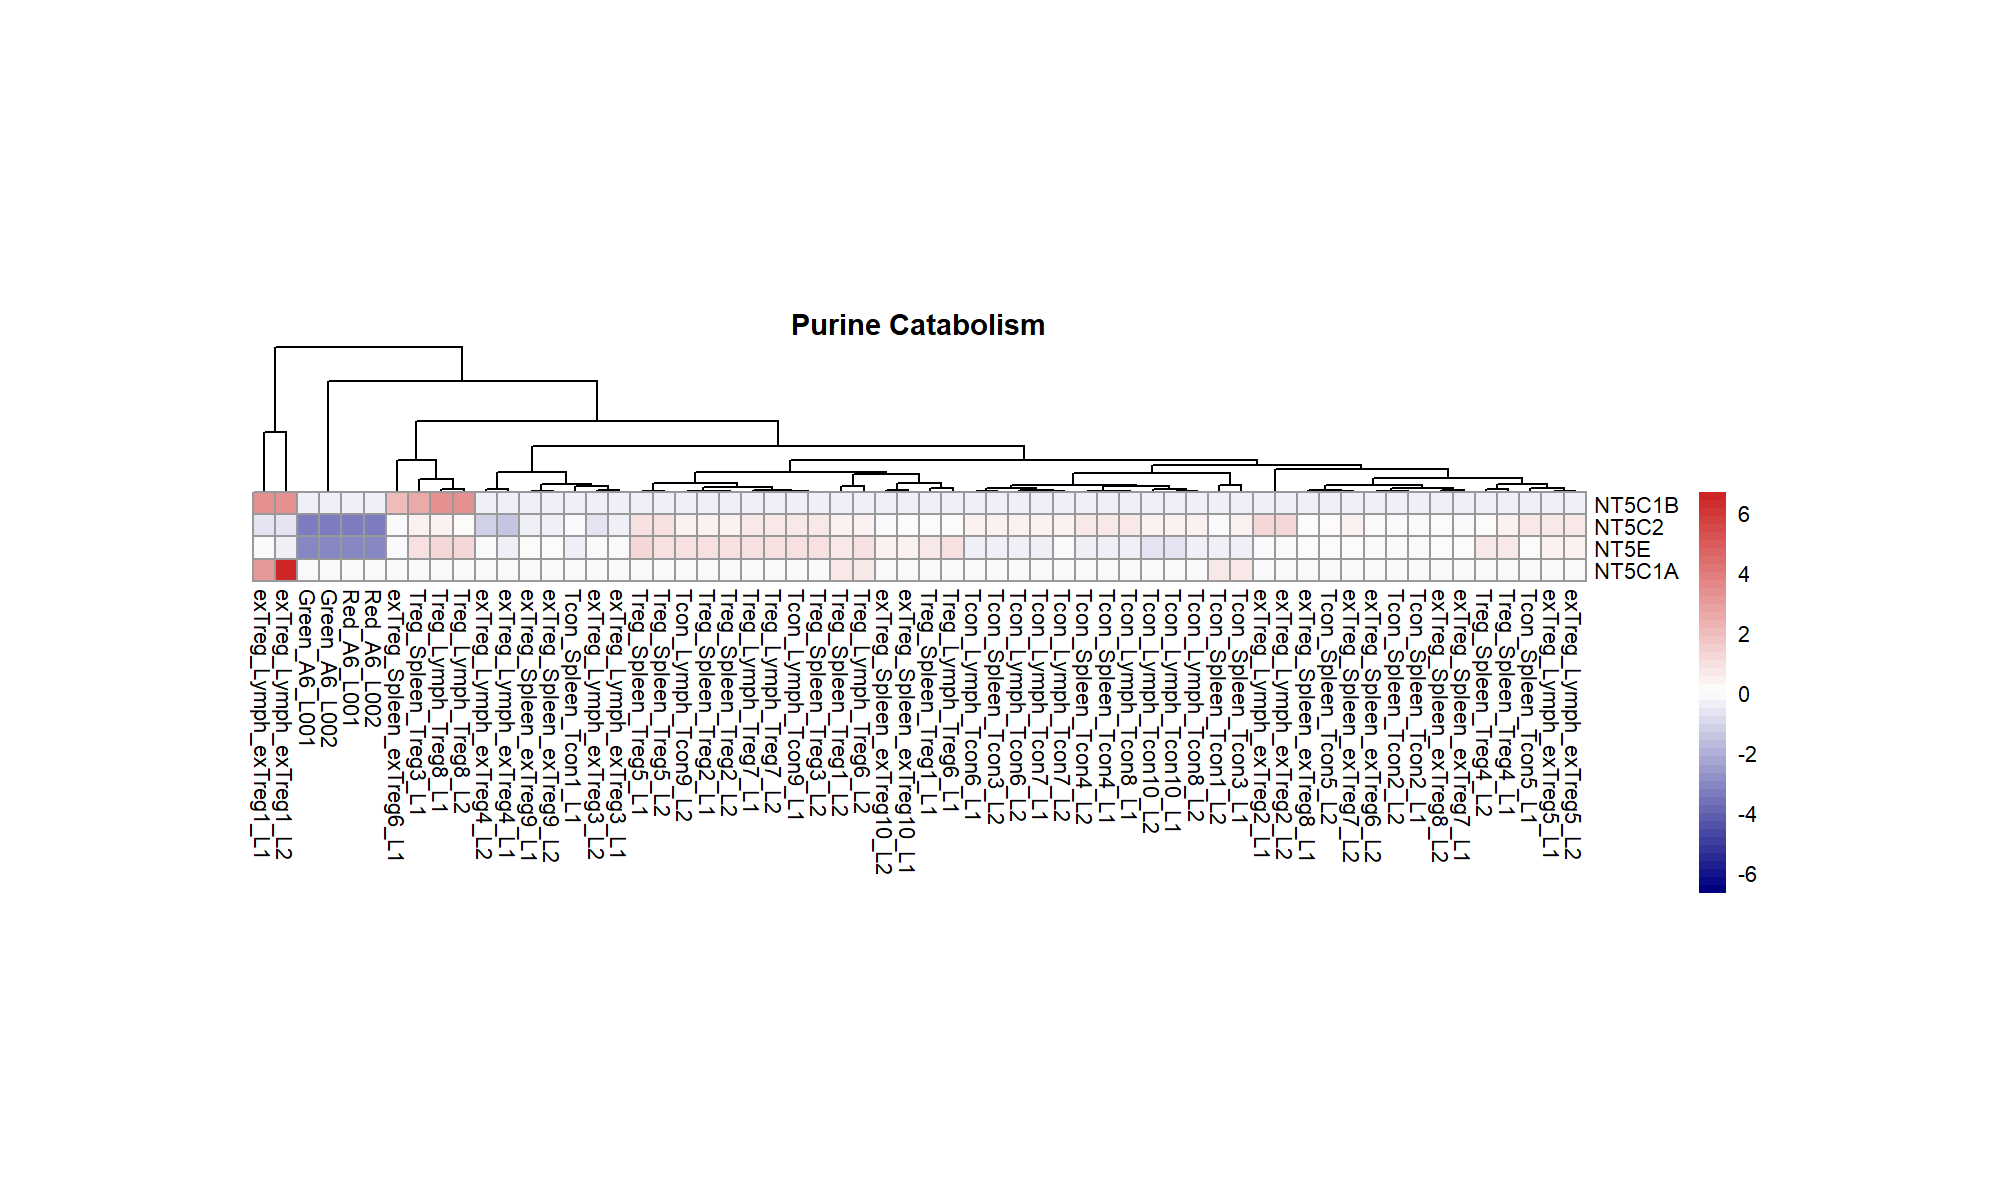

Write the R code that produced this figure.
library(dplyr)
library(tidyr)
library(pheatmap)
library(stringr)

# === Load files ===
tpms <- read.csv("TPMs_with_human_info.csv", check.names = FALSE)
top75 <- read.csv("top75_subsystems.csv", check.names = FALSE)

# === Step 1: Extract Purine catabolism genes ===
purine_genes <- top75 %>%
  filter(str_trim(tolower(subsystem)) == "purine catabolism") %>%
  separate_rows(associated_genes, sep = ";\\s*") %>%
  pull(associated_genes) %>%
  unique()

# === Step 2: Filter TPMs for these genes ===
purine_tpms <- tpms %>%
  filter(human_Symbol %in% purine_genes)

# === Step 3: Detect expression columns ===
expr_cols <- setdiff(names(purine_tpms),
                     c("ensembl_gene_id", "mgi_symbol", "ensembl_gene_id_version",
                       "start_position", "end_position", "size",
                       "human_geneid", "human_EnsemblID",
                       "human_Symbol", "human_type_of_gene", "human_description"))

expr_mat <- purine_tpms[, expr_cols]
rownames(expr_mat) <- purine_tpms$human_Symbol

# === Step 4: Log2 transform ===
expr_mat_log <- log2(expr_mat + 1)

# === Step 5: Save heatmap with square cells and legend ===
png("7777777.png", width = 2000, height = 1200, res = 200)

pheatmap(expr_mat_log,
         cluster_rows = FALSE,     
         cluster_cols = TRUE,      
         scale = "row",
         show_rownames = TRUE,
         show_colnames = TRUE,
         fontsize = 8,
         cellwidth = 15,
         cellheight = 15,
         legend = TRUE,   # ensures color legend is drawn
         color = colorRampPalette(c("navy", "white", "firebrick3"))(50),
         main = "Purine Catabolism")

dev.off()
